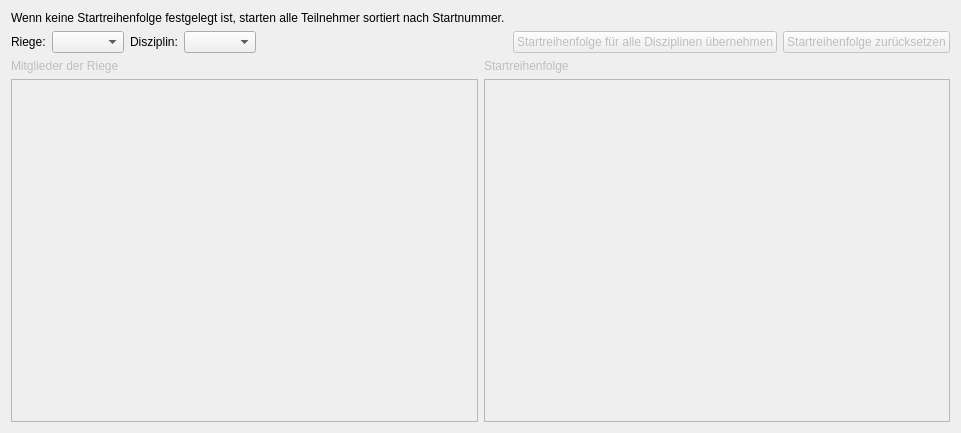
<?xml version="1.0" encoding="UTF-8"?>
<ui version="4.0">
 <class>Tab_SR</class>
 <widget class="QWidget" name="Tab_SR">
  <property name="geometry">
   <rect>
    <x>0</x>
    <y>0</y>
    <width>961</width>
    <height>433</height>
   </rect>
  </property>
  <property name="windowTitle">
   <string>Form</string>
  </property>
  <layout class="QVBoxLayout" name="verticalLayout">
   <item>
    <widget class="QLabel" name="label_5">
     <property name="text">
      <string>Wenn keine Startreihenfolge festgelegt ist, starten alle Teilnehmer sortiert nach Startnummer.</string>
     </property>
    </widget>
   </item>
   <item>
    <widget class="QWidget" name="widget" native="true">
     <layout class="QHBoxLayout" name="horizontalLayout">
      <property name="margin">
       <number>0</number>
      </property>
      <item>
       <widget class="QLabel" name="label">
        <property name="text">
         <string>Riege:</string>
        </property>
       </widget>
      </item>
      <item>
       <widget class="QComboBox" name="cmb_riege"/>
      </item>
      <item>
       <widget class="QLabel" name="label_2">
        <property name="text">
         <string>Disziplin:</string>
        </property>
       </widget>
      </item>
      <item>
       <widget class="QComboBox" name="cmb_dis"/>
      </item>
      <item>
       <spacer name="horizontalSpacer">
        <property name="orientation">
         <enum>Qt::Horizontal</enum>
        </property>
        <property name="sizeHint" stdset="0">
         <size>
          <width>40</width>
          <height>20</height>
         </size>
        </property>
       </spacer>
      </item>
      <item>
       <widget class="QPushButton" name="but_copy">
        <property name="enabled">
         <bool>false</bool>
        </property>
        <property name="text">
         <string>Startreihenfolge für alle Disziplinen übernehmen</string>
        </property>
       </widget>
      </item>
      <item>
       <widget class="QPushButton" name="but_reset">
        <property name="enabled">
         <bool>false</bool>
        </property>
        <property name="text">
         <string>Startreihenfolge zurücksetzen</string>
        </property>
       </widget>
      </item>
     </layout>
    </widget>
   </item>
   <item>
    <widget class="QWidget" name="wdg_content" native="true">
     <property name="enabled">
      <bool>false</bool>
     </property>
     <layout class="QGridLayout" name="gridLayout_2">
      <property name="margin">
       <number>0</number>
      </property>
      <item row="0" column="0">
       <widget class="QLabel" name="label_3">
        <property name="text">
         <string>Mitglieder der Riege</string>
        </property>
       </widget>
      </item>
      <item row="0" column="1">
       <widget class="QLabel" name="label_4">
        <property name="text">
         <string>Startreihenfolge</string>
        </property>
       </widget>
      </item>
      <item row="1" column="1">
       <widget class="ExtendedListWidget" name="listWidget_2">
        <property name="editTriggers">
         <set>QAbstractItemView::NoEditTriggers</set>
        </property>
        <property name="dragEnabled">
         <bool>true</bool>
        </property>
        <property name="dragDropMode">
         <enum>QAbstractItemView::DragDrop</enum>
        </property>
        <property name="defaultDropAction">
         <enum>Qt::MoveAction</enum>
        </property>
        <property name="alternatingRowColors">
         <bool>true</bool>
        </property>
        <property name="selectionMode">
         <enum>QAbstractItemView::ExtendedSelection</enum>
        </property>
        <property name="selectionBehavior">
         <enum>QAbstractItemView::SelectRows</enum>
        </property>
       </widget>
      </item>
      <item row="1" column="0">
       <widget class="ExtendedListWidget" name="listWidget">
        <property name="editTriggers">
         <set>QAbstractItemView::NoEditTriggers</set>
        </property>
        <property name="dragEnabled">
         <bool>true</bool>
        </property>
        <property name="dragDropMode">
         <enum>QAbstractItemView::DragDrop</enum>
        </property>
        <property name="defaultDropAction">
         <enum>Qt::MoveAction</enum>
        </property>
        <property name="alternatingRowColors">
         <bool>true</bool>
        </property>
        <property name="selectionMode">
         <enum>QAbstractItemView::ExtendedSelection</enum>
        </property>
        <property name="selectionBehavior">
         <enum>QAbstractItemView::SelectRows</enum>
        </property>
       </widget>
      </item>
     </layout>
    </widget>
   </item>
  </layout>
 </widget>
 <customwidgets>
  <customwidget>
   <class>ExtendedListWidget</class>
   <extends>QListWidget</extends>
   <header>src/widgets/subclasses/header/extendedlistwidget.h</header>
  </customwidget>
 </customwidgets>
 <resources/>
 <connections/>
</ui>
